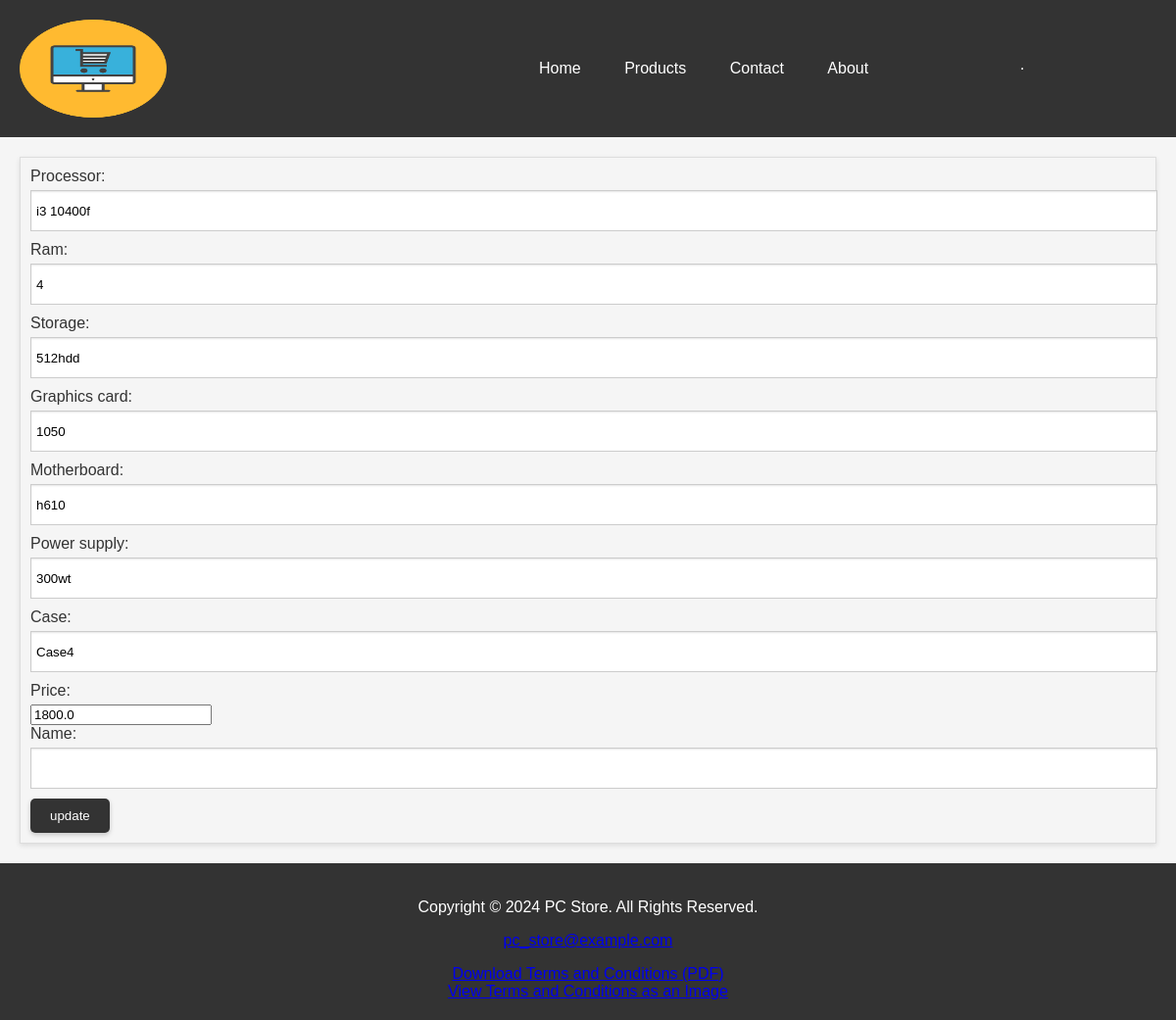
Screenshot of /update/2 with the database file from the repository.
### apps/bookmodule/models.py (models this page shows)
class PCS(models.Model):
    id = models.BigAutoField(auto_created=True, primary_key=True, serialize=False, verbose_name='ID')
    Processor = models.CharField(max_length = 50)
    RAM = models.CharField(max_length = 50)
    Storage = models.CharField(max_length = 50)
    graphics_card = models.CharField(max_length = 50)
    Motherboard	 = models.CharField(max_length = 50)
    Power_Supply = models.CharField(max_length = 50)
    Case = models.CharField(max_length = 50)
    price = models.FloatField(default = 0.0)

### apps/bookmodule/views.py (the view)
# urls.py: path("update/<int:bId>", views.update_pc),
def update_pc(request,bId):
    obj = PCS.objects.get(id = bId)
    if request.method == 'POST':
        form = InputForm(request.POST, instance=obj)
        if form.is_valid():
            obj.save()
            return redirect('book', bId = obj.id )
    form = InputForm(instance=obj)
    return render(request, "bookmodule/update.html", {'form':form})

### apps/bookmodule/forms.py
class InputForm(forms.ModelForm):
    class Meta:
        model = PCS
        fields = "__all__"
    Processor = forms.CharField(max_length = 200)
    name = forms.CharField(max_length = 50)
    RAM = forms.CharField(max_length = 200)
    Storage = forms.CharField(max_length = 200)
    graphics_card = forms.CharField(max_length = 200)
    Motherboard = forms.CharField(max_length = 200)
    Power_Supply  = forms.CharField(max_length = 200)
    Case = forms.CharField(max_length = 200)
    price = forms.FloatField(min_value=0, max_value=10000)

### apps/templates/bookmodule/update.html (shortened to what this page needs)
{% extends "layouts/base.html" %}
{% block content %}
<form method="post">
    {{form}}
    <button type="submit">update</button>
    </form>
{% endblock content %}

### rows the page displays
PCS: Processor "i3 10400f", RAM "4", Storage "512hdd", graphics_card "1050", Motherboard "h610", Power_Supply "300wt", Case "Case4", price "1800.0"
